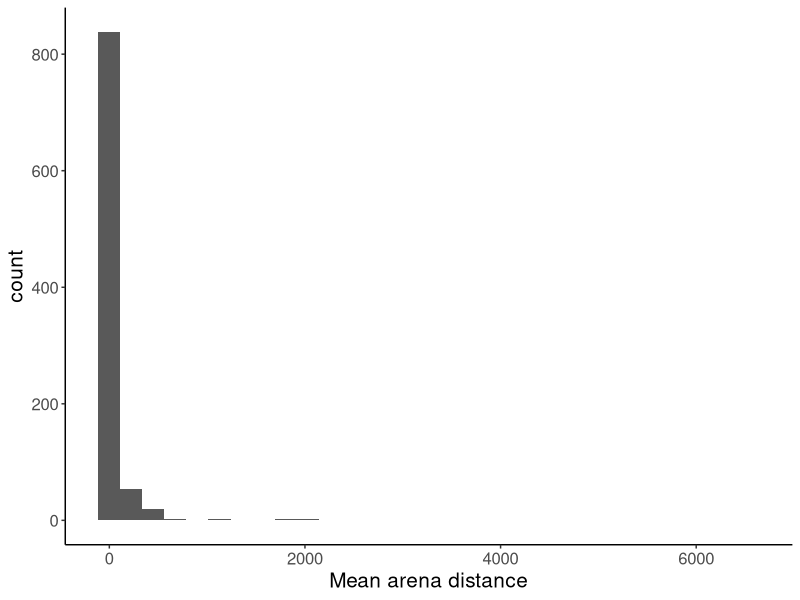
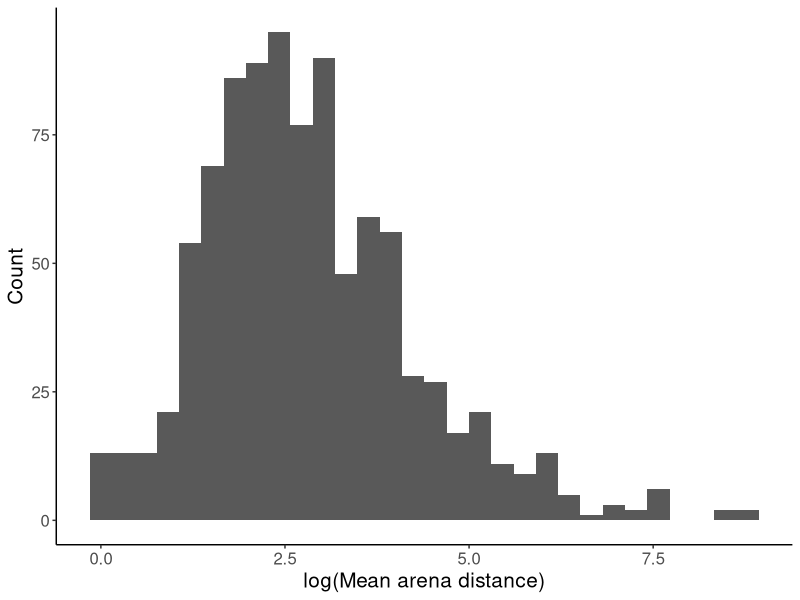
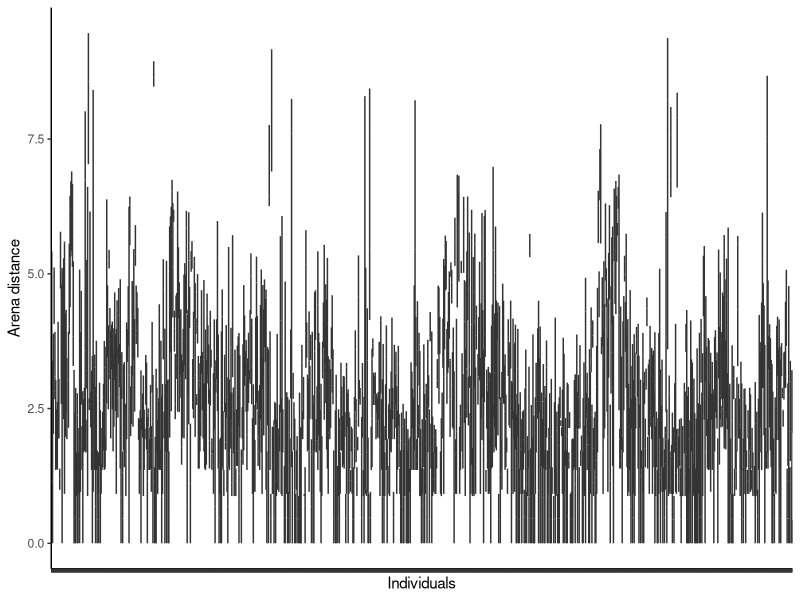
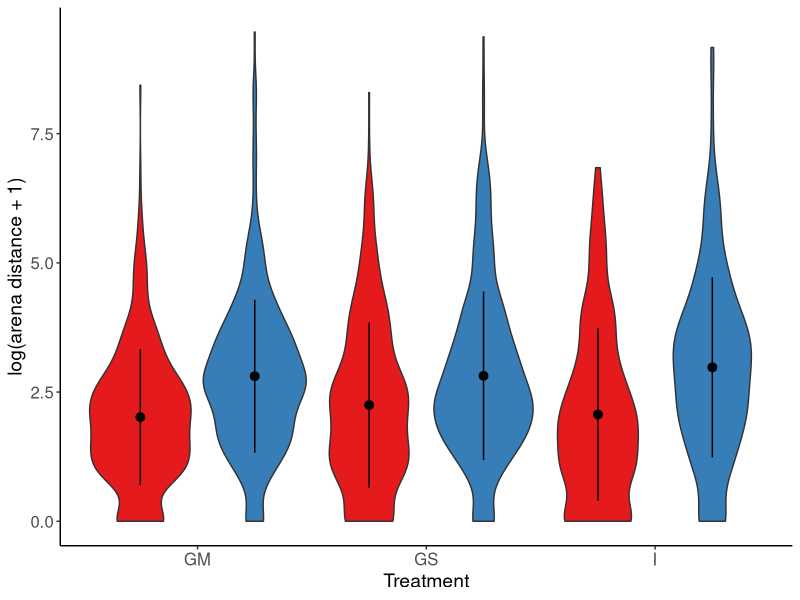
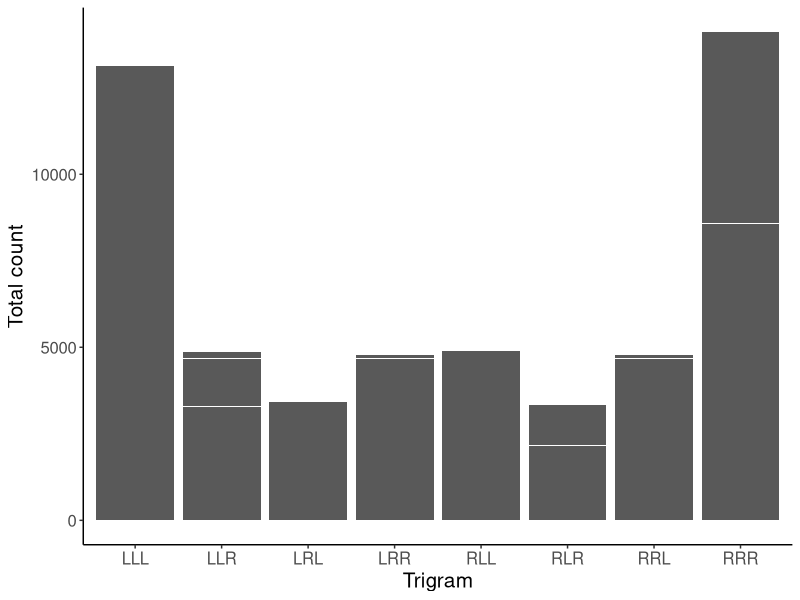
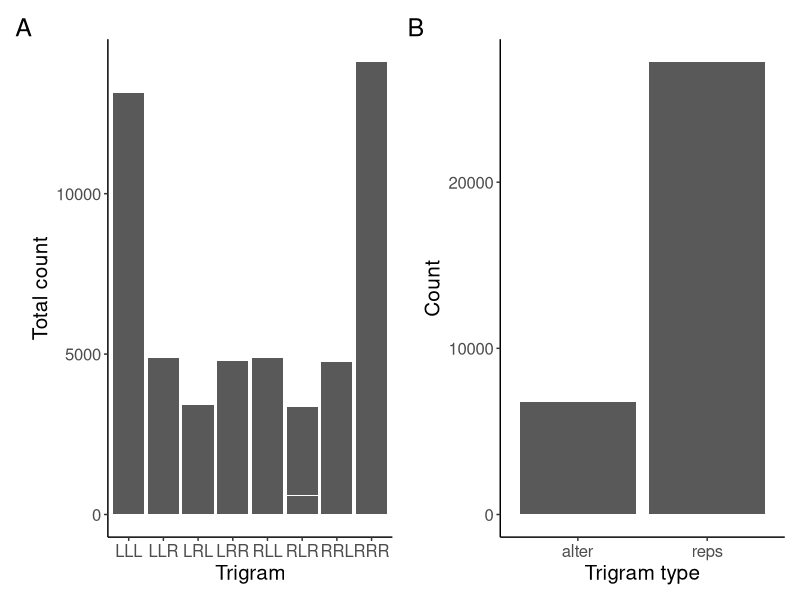
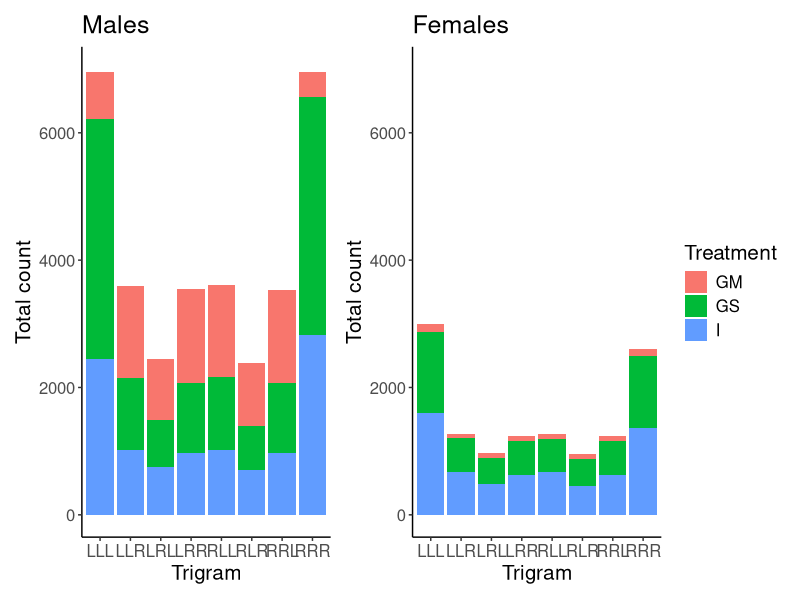

Generate these figures, in order, with R: (Note: this script raises an error after producing the figures.)
## ---- chunk 1
knitr::opts_chunk$set(echo = TRUE, warning = FALSE)
## ---- chunk 2
library(tidyverse)
library(lme4)
library(lmerTest)
library(here) # write out the path
library(kableExtra)
library(sjlabelled)
library(ggpubr)
library(rstatix)
library(car)
library(RColorBrewer)
library(readxl)
library(patchwork)
library(car)
## ---- chunk 3
#Loading in session data
Session_data <- read_excel(here("Data/session_data/Session_data_extended.xlsx"))
data_locomotion <- read.csv(here("Data/data_locomotion.csv"))
data_ymaze <- read.csv(here("Data/data_ymaze.csv")) #not that this still has the 15th ymaze included in dataset but this is removed through na.omit later

data_startle_act <- read.csv(here("Data/data_startle_act.csv")) #no startles removed
data_startle <- read.csv(here("Data/data_startle.csv")) 


Session_data$Individual_ID <- paste(Session_data$Assay_ID,Session_data$Position, sep = "_")
## ---- chunk 4

data_locomotion$Exclude_mean <- as.factor(data_locomotion$Exclude_mean)

data_locomotion_reduced <- droplevels(data_locomotion[!data_locomotion$Exclude_mean == 'exclude',])

data_ymaze_reduced <- droplevels(data_ymaze[!data_ymaze$Exclude_mean == 'exclude',])

data_startle_act_reduced <- droplevels(data_startle_act[!data_startle_act$Exclude_mean == 'exclude',])


## ---- chunk 5
data_locomotion_avg <-data_locomotion_reduced %>%
  group_by(Individual_ID) %>%
  summarise(avg = mean(arena_distance))

# raw data variation
plot1.1 <- data_locomotion_avg %>%
  ggplot(aes(x = avg)) +
  geom_histogram() +
  theme_classic() + theme(text = element_text(size = 15)) +
  xlab("Mean arena distance")
plot1.1
# log scale
plot1.2 <- data_locomotion_avg %>%
  ggplot(aes(x = log(avg+1))) +
  geom_histogram() +
  theme_classic() + theme(text = element_text(size = 15)) +
  xlab("log(Mean arena distance)") +
  ylab("Count")
plot1.2

plot1.3 <- data_locomotion_reduced %>%
  ggplot(aes(x = Individual_ID, y = log(arena_distance+1))) +
  geom_boxplot(width = 0, outlier.size = 0.7) +
  theme_classic() + theme(axis.text.x = element_blank()) +
  ylab("Arena distance") + xlab("Individuals")
plot1.3
## ---- chunk 6

data_summary <- function(x) {
   m <- mean(x)
   ymin <- m-sd(x)
   ymax <- m+sd(x)
   return(c(y=m,ymin=ymin,ymax=ymax))
}

data_locomotion_reduced<-subset(data_locomotion_reduced, select = -Comment)
data_locomotion_reduced$Treatment<-as.factor(data_locomotion_reduced$Treatment)
data_locomotion_reduced$Sex<-as.factor(data_locomotion_reduced$Sex)

plot1.4 <- na.omit(data_locomotion_reduced) %>% 
  ggplot(aes(x = Treatment, y = log(arena_distance+1), fill= Sex)) + 
  geom_violin(position = position_dodge(1)) + stat_summary(fun.data=data_summary, position = position_dodge(1))  + labs(x = "Treatment", y = "log(arena distance + 1)") +
  theme_classic() +
  scale_fill_brewer(palette = "Set1") +
  theme(legend.position = "none", axis.title.x = element_text(size = 14), axis.title.y = element_text(size = 14), axis.text = element_text(size = 12))
  

plot1.4
#red = female, blue = male
## ---- chunk 7

data_ymaze_reduced_long <- data_ymaze_reduced %>%
  pivot_longer(cols = c('LLL', 'LLR', 'LRL','LRR', 'RLL', 'RLR', 'RRL', 'RRR'), names_to = "Trigram", values_to = "Count")

plot2.1 <- data_ymaze_reduced_long %>%
  # filter(n > 0) %>%
  ggplot(aes(x = Trigram, y = Count)) +
  geom_col(position = "stack")+
  theme_classic() + labs(x = 'Trigram', y = 'Total count') +
  theme(legend.position = "none", text = element_text(size = 15))
plot2.1
## ---- chunk 8

data_ymaze_reduced_long_trigramtype <- data_ymaze_reduced_long %>% pivot_longer(cols = c('reps', 'alter'), names_to = "Type", values_to = "Count_type") %>%
  select(-c(Trigram, Count)) %>%
  distinct()


plot2.2 <- data_ymaze_reduced_long_trigramtype %>%
  ggplot(aes(x = Type, y = Count_type)) +
  geom_col(position = "stack") +
  theme_classic() + theme(text = element_text(size = 15)) +
  labs(x = "Trigram type", y = 'Count')


plot2.3 <- ((plot2.1 + plot2.2) + plot_annotation(tag_levels = 'A'))
plot2.3 

## ---- chunk 9

data_ymaze_reduced_long$Treatment<-as.factor(data_ymaze_reduced_long$Treatment)

#males
plot2.3 <- data_ymaze_reduced_long %>%
  filter(Sex == "M") %>%
  ggplot(aes(x = Trigram, y = Count, fill = Treatment)) +
  geom_col() +
  ylim(0,7000) +
  theme_classic() + labs(x = 'Trigram', y = 'Total count', title = 'Males') +
  theme(text = element_text(size = 15), legend.position = "none") 

#females
plot2.4 <- data_ymaze_reduced_long %>%
  filter(Sex == "F") %>%
  ggplot(aes(x = Trigram, y = Count, fill = Treatment)) +
  geom_col()  +
  ylim(0,7000) +
  theme_classic() + labs(x = 'Trigram', y = 'Total count', title = 'Females') +
  theme( text = element_text(size = 15))
plot2.5 <- (plot2.3 + plot2.4)
plot2.5


# data_ymaze_reduced_long2 <- data_ymaze_reduced_long %>% pivot_longer(
#     cols = c('reps', 'alter'),
#     names_to = "Type",
#     values_to = "Count_type")

# data_ymaze_reduced_long3 <- data_ymaze_reduced_long2 [c("Individual_ID", "Sex", "Type","Treatment", "Count_type")]
# 
# data_ymaze_reduced_long4 <- distinct(data_ymaze_reduced_long3)

data_summary <- function(x) {
   m <- mean(x)
   ymin <- m-sd(x)
   ymax <- m+sd(x)
   return(c(y=m,ymin=ymin,ymax=ymax))
}

data_ymaze_reduced_long_trigramtype$Type<-as.factor(data_ymaze_reduced_long_trigramtype$Type)
data_ymaze_reduced_long_trigramtype$Sex<-as.factor(data_ymaze_reduced_long_trigramtype$Sex)


#TODO I don't think it makes sense to plot it like this since we don't test for a trigram type interaction. It makes more sense to plot reps vs alter separately

# #males
# plot2.6 <- na.omit(data_ymaze_reduced_long_trigramtype) %>% 
#  filter(Sex == "M") %>%
#   ggplot(aes(x = Treatment, y = Count_type, fill = Type)) + 
#   geom_violin(position = position_dodge(1)) + stat_summary(fun.data=data_summary, position = position_dodge(1))  + labs(x = "Treatment", y = "Count_type") +
#   ylim(0,200) +
#   theme_classic() + theme(text = element_text(size = 15), legend.position = "none") +
#   labs(x = "Treatment", y = 'Count', title = 'Males')
# 
# 
# #females
# plot2.7 <- na.omit(data_ymaze_reduced_long_trigramtype) %>% 
#  filter(Sex == "F") %>%
#   ggplot(aes(x = Treatment, y = Count_type, fill = Type)) + 
#   geom_violin(position = position_dodge(1)) + stat_summary(fun.data=data_summary, position = position_dodge(1))  + labs(x = "Treatment", y = "Count_type") +
#   ylim(0,200) +
#   theme_classic() + theme(text = element_text(size = 15)) +
#   labs(x = "Treatment", y = 'Count', title = 'Females')
# 
# plot2.8 <- (plot2.6 + plot2.7)
# plot2.8
# 
# 
# data_ymaze_reduced_long_trigramtype2 <- data_ymaze_reduced_long_trigramtype [c("Individual_ID", "Sex", "Type","Treatment", "Count_type")]
# 
# plot2.9 <- na.omit(data_ymaze_reduced_long_trigramtype) %>%
#   filter(Sex == "M") %>%
#   ggplot(aes(x = Treatment, y = Count_type, fill = Type)) + 
#   geom_bar(position = "fill", stat = "identity")+
#   theme_classic() + theme(text = element_text(size = 15), legend.position = "none") +
#   labs(x = "Treatment", y = 'Count', title = 'Males')
# 
# 
# plot2.10 <- na.omit(data_ymaze_reduced_long_trigramtype) %>%
#   filter(Sex == "F") %>%
#   ggplot(aes(x = Treatment, y = Count_type, fill = Type)) + 
#   geom_bar(position = "fill", stat = "identity")+
#   theme_classic() + theme(text = element_text(size = 15)) +
#   labs(x = "Treatment", y = 'Count', title = 'Females')
# 
# plot2.11 <- (plot2.9 + plot2.10)
# plot2.11

#plotting reps and alters separately

plot2.12 <- na.omit(data_ymaze_reduced_long4) %>%
  filter(Type == "alter") %>%
  ggplot(aes(x = Treatment, y = Count_type, fill = Sex)) + 
  geom_bar(position = "fill", stat = "identity")+
  theme_classic() + theme(text = element_text(size = 15), legend.position = "none") +
  labs(x = "Treatment", y = 'Count', title = 'Alternations') +
  scale_fill_brewer(palette = "Set1") 


plot2.13 <- na.omit(data_ymaze_reduced_long4) %>%
  filter(Type == "reps") %>%
  ggplot(aes(x = Treatment, y = Count_type, fill = Sex)) +
  geom_bar(position = "fill", stat = "identity") +
  theme_classic() + theme(text = element_text(size = 15), legend.position = "none") +
  labs(x = "Treatment", y = 'Count', title = 'Repetitions') +
  scale_fill_brewer(palette = "Set1") 
  

plot2.14 <- (plot2.12 + plot2.13) 
plot2.14 # red = female, blue = male
## ---- chunk 10

data_startle_act_reduced<-subset(data_startle_act_reduced, select = -Comment)

#Average treatment and sex effects with each startle
#creating summary data of treatment and sex effects
data_startle_act_reduced$startle_number<- as.factor(data_startle_act_reduced$startle_number)
data_startle_act_reduced$Treatment<- as.factor(data_startle_act_reduced$Treatment)

hist(data_startle_act_reduced$distance)
data_startle_act_reduced$log_distance <-log(data_startle_act_reduced$distance+1)

hist(data_startle_act_reduced$log_distance)

g<-data_startle_act_reduced %>%
  group_by(Treatment,Sex, startle_number) %>%
  summarise(mean=mean(log_distance), sd = sd(log_distance))

g$startle_number<-as.factor(g$startle_number)

#males
plot3.1 <- na.omit(g) %>%
  filter(Sex == "M") %>%
  ggplot(aes(x = Treatment, y = mean, col = startle_number)) +
  geom_errorbar(aes(ymin = mean - (sd / sqrt(2)), ymax = mean + (sd / sqrt(2))),
                width = 1,
                size = 1,
                position = position_dodge(1)) +
  geom_point(position = position_dodge(1), aes(size = 2)) + theme_classic() +
  ylim(-0.2, 2.5) + theme(text = element_text(size = 15), legend.position = "none") + labs(x = 'Treatment',
                                                                                           y = 'log(arena distance +1)',
                                                                                           col = "Startle number",
                                                                                           title = "Males") +
  scale_colour_manual(values = c("#000000", "#808080", "#C0C0C0")) +
  theme(
    legend.position = "none",
    axis.title.x = element_text(size = 14),
    axis.title.y = element_text(size = 14),
    axis.text = element_text(size = 12)
  )

#Females
plot3.2 <- na.omit(g) %>%
  filter(Sex == "F") %>%
  ggplot(aes(x = Treatment, y = mean, col = startle_number)) +
  geom_errorbar(aes(ymin = mean - (sd / sqrt(2)), ymax = mean + (sd / sqrt(2))),
                width = 1,
                size = 1,
                position = position_dodge(1)) +
  geom_point(position = position_dodge(1), aes(size = 2)) + theme_classic() +
  ylim(-0.2, 2.5) +
  theme(text = element_text(size = 15)) + labs(x = 'Treatment',
                                               y = 'log(arena distance +1)',
                                               col = "Startle number",
                                               title = "Females") +
  scale_colour_manual(values = c("#000000", "#808080", "#C0C0C0")) +
  theme(
    legend.position = "none",
    axis.title.x = element_text(size = 14),
    axis.title.y = element_text(size = 14),
    axis.text = element_text(size = 12)
  )


plot3.3 <- (plot3.1 + plot3.2)
plot3.3
## ---- chunk 11
# habituation data by individual - only active flies
data_startle_act_reduced$startle_number<- as.integer(data_startle_act_reduced$startle_number)
plot3.4 <- ggplot(data=data_startle_act_reduced, aes(x = startle_number, y = distance)) +
  facet_wrap(facets = ~ Individual_ID) +
  geom_line() +
  geom_point() + theme_bw() +
  scale_x_continuous(breaks = c(1,2,3)) +
  scale_y_continuous(breaks = c(10, 30)) +
  theme(strip.text.x = element_blank(), text = element_text(size = 15)) +
  labs(x = 'Startle number', y = 'Total distance travelled')
plot3.4
## ---- chunk 12

m <- lmer(log(arena_distance+1) ~ Treatment*Sex + (1|Individual_ID) + (1|Batch), dat = data_locomotion_reduced)

summary(m) #model included in results
#males for active than females, no effect of treatment
Anova(m)


qplot(residuals(m)) + theme_classic()


#sex specific between individual variation
m2 <- lmer(log(arena_distance+1) ~ Treatment*Sex + (Sex|Individual_ID) + (1|Batch), dat = data_locomotion_reduced)
#warning message about convergence
summary(m2)

anova(m, m2) %>% kbl() %>% kable_material(c("striped"))

## ---- chunk 13
# model: variance between rounds, individuals and batches, fixed effect of sex and assay date
# data_ymaze_reduced_long2 <- data_ymaze_reduced_long %>% pivot_longer(cols = c('reps', 'alter'), names_to = "Type", values_to = "Count_type")

# m <- glmer(Count_type~ Type*Sex*Treatment + (1|Individual_ID) + (1|Batch), family = poisson, data = data_ymaze_reduced_long_trigramtype)
# Anova(m)

ma <- glmer(Count_type~ Type + (1|Individual_ID) + (1|Batch), family = poisson, data = data_ymaze_reduced_long_trigramtype)
Anova(ma)
summary(ma)

m3 <-glmer(alter~ Sex*Treatment + (1|Individual_ID) + (1|Batch), family = poisson, data = data_ymaze_reduced_long)
summary(m3)

# this requires "car" pacakge
Anova(m3)

m4 <-glmer(reps~ Sex*Treatment + (1|Individual_ID) + (1|Batch), family = poisson, data = data_ymaze_reduced_long)
summary(m4)
Anova(m4)


# TODO adding models to see hidden contrasts
#need to run m3 and m3a to get all contrasts
m3a <-glmer(alter~ Sex*relevel(factor(Treatment), ref = "GS") + (1|Individual_ID) + (1|Batch), family = poisson, data = data_ymaze_reduced_long)
summary(m3a)

## ---- chunk 14
m5 <- lmer(log(distance +1) ~ Sex*Treatment + (1|Batch) + (startle_number|Individual_ID),
               data = data_startle_act_reduced)
#boundary fit is singular
summary(m5)
Anova(m5)
## ---- chunk 15

m6 <- lmer(log(distance +1) ~ Sex*Treatment + Sex*startle_number + (1|Batch) + (1|Individual_ID), data = data_startle_act_reduced)

summary(m6) #significant interaction with sex and startle number

Anova(m6) 

qplot(residuals(m6)) + theme_classic()

m6b <- lmer(log(distance +1) ~ Sex*Treatment + Sex*startle_number + Treatment*startle_number + (1|Batch) + (1|Individual_ID), data = data_startle_act_reduced)

Anova(m6b)#model used in manuscript

anova(m6b,m6) #can remove Treatment*startle_number but I think it makes sense to keep because it's closely related to our hypotheses

m6c <- lmer(log(distance +1) ~ Sex*Treatment*startle_number + (1|Batch) + (1|Individual_ID), data = data_startle_act_reduced)

Anova(m6c) #three-way interaction is significant

anova(m6b,m6c)

## ---- chunk 16
data_loco_ymaze <- left_join(data_locomotion_reduced, data_ymaze_reduced_long, by = 'ID') %>% 
  select(ID, arena_distance, reps, alter, partial, Sex.x, Treatment.x) %>%
  group_by(ID) %>%
  mutate(avg_loco = mean(arena_distance)) %>%
  select(ID, reps, alter, partial, Sex.x, Treatment.x, avg_loco) %>%
 distinct()
## ---- chunk 17
#not including treatment as there was no effect of treatment on

#TODO check if we need to remove any individuals 
p1a <- ggplot(na.omit(data_loco_ymaze), x = reps, y = log(avg_loco+1), color = Treatment.x, shape = Sex.x) +
  geom_point(aes(x = reps, y = log(avg_loco+1), color = Treatment.x, shape = Sex.x)) + 
  geom_smooth(method = lm, aes(x = reps, y = log(avg_loco+1), color = Treatment.x, shape = Sex.x)) +
  theme_classic()


# just sex
p1b <- ggplot(na.omit(data_loco_ymaze), x = reps, y = log(avg_loco+1), shape = Sex.x) +
  geom_point(aes(x = reps, y = log(avg_loco+1), shape = Sex.x)) + 
  geom_smooth(method = lm, aes(x = reps, y = log(avg_loco+1), 
                               shape = Sex.x))+
  theme_classic()

# just treatment

p1c <- ggplot(na.omit(data_loco_ymaze), x = reps, y = log(avg_loco+1), color = Treatment.x) +
  geom_point(aes(x = reps, y = log(avg_loco+1), color = Treatment.x)) + 
  geom_smooth(method = lm, aes(x = reps, y = log(avg_loco+1), color = Treatment.x))+
  theme_classic()

p1 <- (p1a/p1b/p1c)
p1
## ---- chunk 18
#not including treatment as there was no effect of treatment on

#TODO check if we need to remove any individuals 
p2a <- ggplot(na.omit(data_loco_ymaze), x = alter, y = log(avg_loco+1), color = Treatment.x, shape = Sex.x) +
  geom_point(aes(x = alter, y = log(avg_loco+1), color = Treatment.x, shape = Sex.x)) + 
  geom_smooth(method = lm, aes(x = alter, y = log(avg_loco+1), color = Treatment.x, shape = Sex.x)) +
  theme_classic()


# just sex
p2b <- ggplot(na.omit(data_loco_ymaze), x = alter, y = log(avg_loco+1), shape = Sex.x) +
  geom_point(aes(x = alter, y = log(avg_loco+1), shape = Sex.x)) + 
  geom_smooth(method = lm, aes(x = alter, y = log(avg_loco+1), 
                               shape = Sex.x))+
  theme_classic()

# just treatment
p2c <- ggplot(na.omit(data_loco_ymaze), x = alter, y = log(avg_loco+1), color = Treatment.x) +
  geom_point(aes(x = alter, y = log(avg_loco+1), color = Treatment.x)) + 
  geom_smooth(method = lm, aes(x = alter, y = log(avg_loco+1), color = Treatment.x))+
  theme_classic()

p2 <- (p2a/p2b/p2c)
p2
## ---- chunk 19
data_loco_startle <- left_join(data_locomotion_reduced, data_startle_act_reduced, by = 'ID') %>% 
  select(ID, startle_number, distance, arena_distance, Sex.x, Treatment.x) %>%
  group_by(ID) %>%
  mutate(avg_startle = mean(distance)) %>%
  mutate(avg_loco = mean(arena_distance)) %>%
  ungroup() %>%
  select(ID, Sex.x, Treatment.x, avg_startle, avg_loco) %>%
  distinct()

#note that there is much lower cross over between individuals with both loco and habituation observations

#TODO adding this

cor.test(data_loco_startle$avg_startle, data_loco_startle$avg_loco)
  
## ---- chunk 20
p3a <- ggplot(na.omit(data_loco_startle), x = log(avg_startle), y = log(avg_loco+1), color = Treatment.x, shape = Sex.x) +
  geom_point(aes(x = log(avg_startle), y = log(avg_loco+1), color = Treatment.x, shape = Sex.x)) + 
  geom_smooth(method = lm, aes(x = log(avg_startle), y = log(avg_loco+1), color = Treatment.x, shape = Sex.x)) +
  theme_classic()

#just Sex
p3b <- ggplot(na.omit(data_loco_startle), x = log(avg_startle), y = log(avg_loco+1), shape = Sex.x) +
  geom_point(aes(x = log(avg_startle), y = log(avg_loco+1), shape = Sex.x)) + 
  geom_smooth(method = lm, aes(x = log(avg_startle), y = log(avg_loco+1), shape = Sex.x)) +
  theme_classic()

#just treatment
p3c <- ggplot(na.omit(data_loco_startle), x = log(avg_startle), y = log(avg_loco+1), color = Treatment.x) +
  geom_point(aes(x = log(avg_startle), y = log(avg_loco+1), color = Treatment.x)) + 
  geom_smooth(method = lm, aes(x = log(avg_startle), y = log(avg_loco+1), color = Treatment.x)) +
  theme_classic()

p3 <- (p3a/p3b/p3c)
p3
